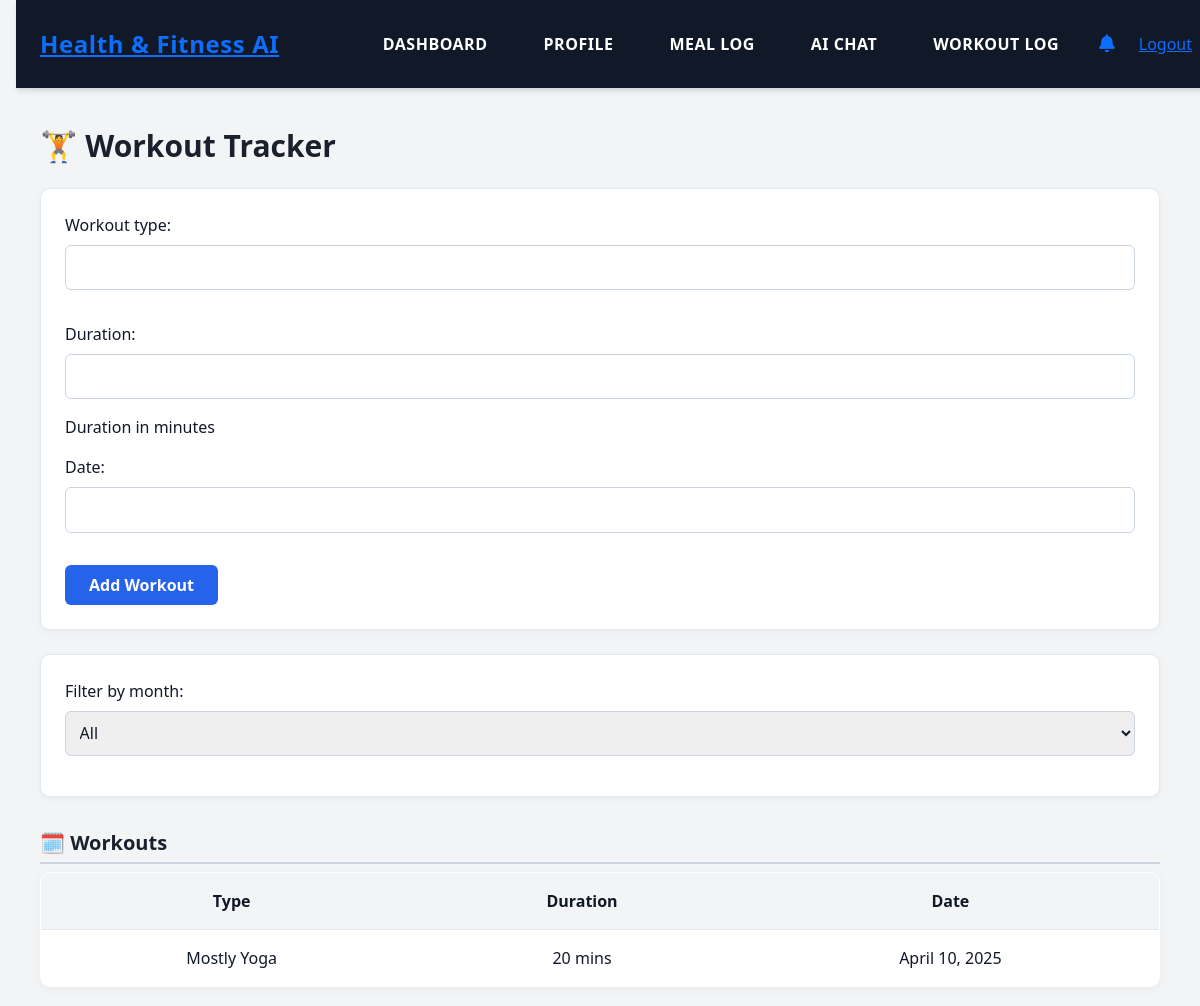
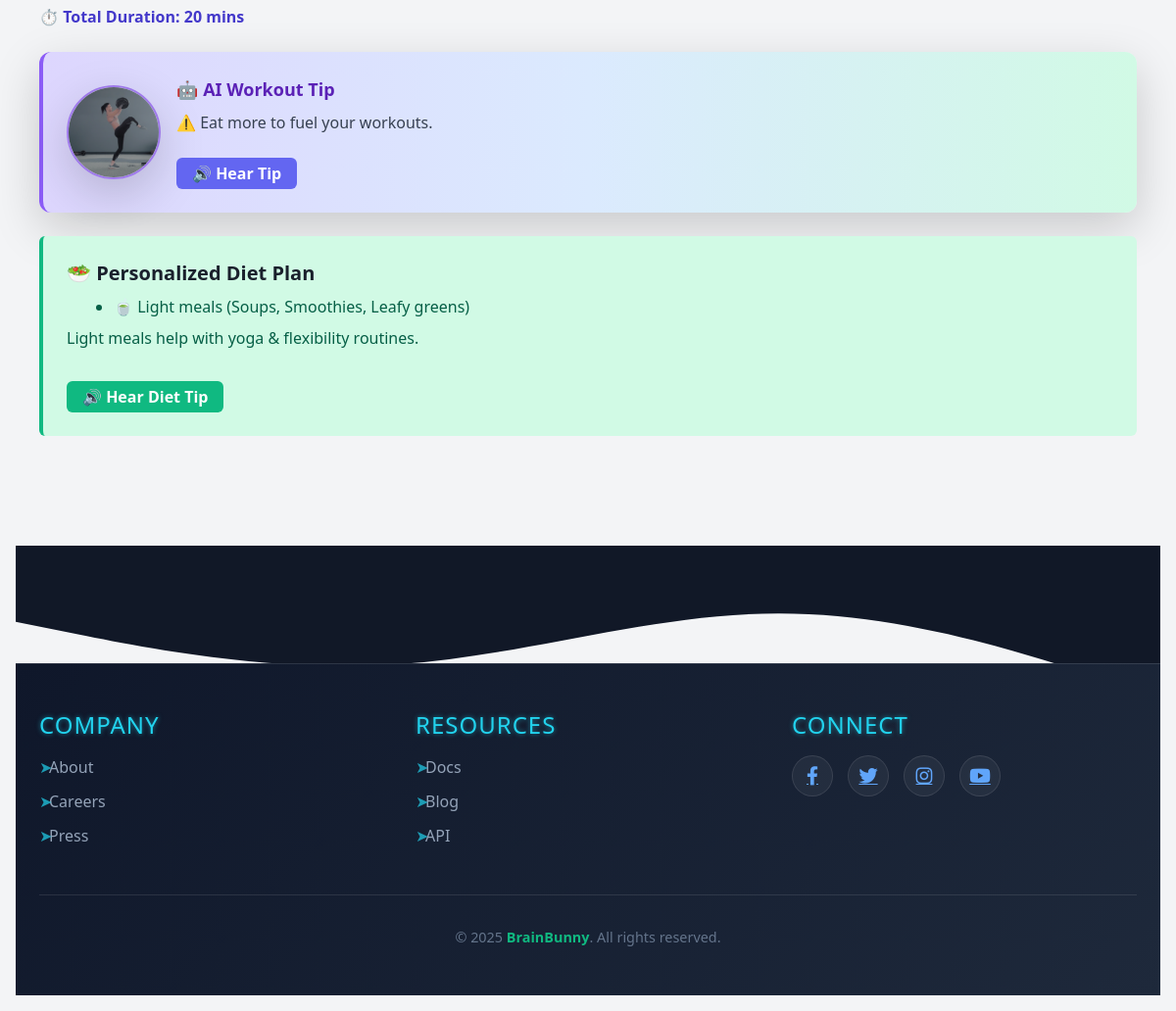
/workouts/ (signed in), run on the app's committed database (2 pictures, top to bottom).
### workouts/models.py (models this page shows, shortened)
class Workout(models.Model):
    user = models.ForeignKey(User, on_delete=models.CASCADE)
    workout_type = models.CharField(max_length=100)
    duration = models.PositiveIntegerField(help_text="Duration in minutes")
    date = models.DateField()

### workouts/views.py (the view, shortened to what this page needs)
# urls.py: path('', views.workout_list, name='workout_list'),
@login_required
def workout_list(request):
    all_workouts = Workout.objects.filter(user=request.user)  # All workouts for diet analysis
    workouts = all_workouts.order_by('-date')  # default
    selected_month = request.GET.get('month')
    if selected_month:
        workouts = workouts.filter(date__month=selected_month)
    form = WorkoutForm()
    usda_food_data = [
        {'calories': 300, 'protein': 20},
        {'calories': 250, 'protein': 15},
    ]
    ai_recommendation = generate_workout_ai_recommendation(workouts, usda_food_data)
    diet_plan = generate_diet_plan_by_activity(all_workouts)  # Use all workouts here
    total_duration = workouts.aggregate(Sum('duration'))['duration__sum'] or 0
    return render(request, 'workouts/workout_list.html', {
        'form': form,
        'workouts': workouts,
        'selected_month': selected_month,
        'months': list(enumerate(month_name))[1:],
        'total_duration': total_duration,
        'ai_recommendation': ai_recommendation,
        'diet_plan': diet_plan
    })

### workouts/forms.py
class WorkoutForm(forms.ModelForm):  # ✅ Correct
    class Meta:
        model = Workout
        fields = ['workout_type', 'duration', 'date']

### notifications/context_processors.py (called while the page is built)
def notification_status(request):
    if request.user.is_authenticated:
        has_new = Notification.objects.filter(user=request.user, is_read=False).exists()
        return {'has_new_notifications': has_new}
    return {}

### templates/workouts/workout_list.html (shortened to what this page needs)
{% extends 'users/base.html' %}
{% load static %}
{% block content %}
{% load static %}
<link rel="stylesheet" href="{% static 'workoutlist.css' %}">
<h1 class="text-3xl font-bold mb-4">🏋️ Workout Tracker</h1>
<form method="post" class="mb-6">
    {{ form.as_p }}
    <button type="submit" class="bg-blue-600 text-white px-4 py-2 rounded">Add Workout</button>
</form>
<form method="get" class="mb-4">
    <label>Filter by month:</label>
    <select name="month" onchange="this.form.submit()">
        <option value="">All</option>
    </select>
</form>
<h2 class="text-xl font-semibold">🗓️ Workouts</h2>
<table class="table-auto w-full mt-2 border border-gray-200">
    <thead class="bg-gray-100">
        <tr><th>Type</th><th>Duration</th><th>Date</th></tr>
    </thead>
    <tbody>
    {% for w in workouts %}
        <tr class="text-center border-t">
            <td>{{ w.workout_type }}</td>
            <td>{{ w.duration }} mins</td>
            <td>{{ w.date }}</td>
        </tr>
    {% endfor %}
    </tbody>
</table>
<p class="mt-4 font-bold text-indigo-700">⏱️ Total Duration: {{ total_duration }} mins</p>
{% if ai_recommendation %}
<div class="mt-6 flex items-center p-4 bg-gradient-to-r from-purple-200 via-blue-100 to-green-100 rounded-xl shadow-lg border-l-4 border-purple-500">
    <img src="{% static 'images/workoutai.gif' %}" alt="AI Coach" class="w-24 h-24 mr-4 rounded-full shadow-lg border-2 border-purple-400">
    <div>
        <h3 class="text-lg font-semibold text-purple-800">🤖 AI Workout Tip</h3>
        <p id="ai-tip-text" class="text-gray-700 mt-1">{{ ai_recommendation }}</p>
        <button onclick="speakTip()" class="mt-2 px-3 py-1 bg-indigo-500 text-white rounded hover:bg-indigo-700">🔊 Hear Tip</button>
    </div>
</div>
{% endif %}
{% if diet_plan %}
    <div class="mt-6 p-4 bg-green-100 border-l-4 border-green-500 text-green-800 rounded">
        <h3 class="text-xl font-semibold mb-2">🥗 Personalized Diet Plan</h3>
        <ul class="list-disc ml-6 mb-2">
            {% for meal in diet_plan.meals %}
                <li>{{ meal }}</li>
            {% endfor %}
        </ul>
        <p class="font-medium">{{ diet_plan.summary }}</p>
        <button onclick="speakDietPlan()" class="mt-3 px-3 py-1 bg-green-500 text-white rounded hover:bg-green-600">
            🔊 Hear Diet Tip
        </button>
    </div>
{% endif %}
{% endblock %}

### static/workoutlist.css (style rules this page uses)
body { font-family: 'Segoe UI', Tahoma, Geneva, Verdana, sans-serif; background: #f0f4f8; margin: 0; padding: 1rem; color: #2d3748; }
h1, h2, h3 { color: #1a202c; }
h1 { font-size: 2rem; margin-bottom: 1.5rem; }
h2 { margin-top: 2rem; font-size: 1.5rem; border-bottom: 2px solid #cbd5e0; padding-bottom: 0.3rem; }
h3 { font-size: 1.3rem; margin-bottom: 0.5rem; }
form { background: #ffffff; border: 1px solid #e2e8f0; padding: 1.5rem; border-radius: 10px; margin-bottom: 1.5rem; box-shadow: 0 2px 6px rgba(0, 0, 0, 0.05); }
input, select, textarea { width: 100%; padding: 0.6rem; margin: 0.5rem 0 1rem; border: 1px solid #cbd5e0; border-radius: 6px; font-size: 1rem; }
button { background-color: #4c51bf; color: white; padding: 0.6rem 1.2rem; border: none; border-radius: 6px; font-weight: 600; transition: background-color 0.3s ease; }
table { width: 100%; border-collapse: collapse; margin-top: 1rem; background-color: #fff; border-radius: 10px; overflow: hidden; box-shadow: 0 2px 10px rgba(0, 0, 0, 0.05); }
th, td { padding: 1rem; text-align: center; border-bottom: 1px solid #e2e8f0; }
thead { background-color: #f7fafc; font-weight: bold; }
img.rounded-full { border-radius: 50%; border: 3px solid #9f7aea; box-shadow: 0 0 10px rgba(159, 122, 234, 0.3); }
ul.list-disc { padding-left: 1.5rem; list-style-type: disc; }
li { margin-bottom: 0.4rem; }

### data on the page
Workout: workout_type "Mostly Yoga", duration "20", date "April 10, 2025"

### other printed values
{{ total_duration }} "20"
{{ ai_recommendation }} "⚠️ Eat more to fuel your workouts."
{{ meal }} "🍵 Light meals (Soups, Smoothies, Leafy greens)"
{{ diet_plan.summary }} "Light meals help with yoga & flexibility routines."
